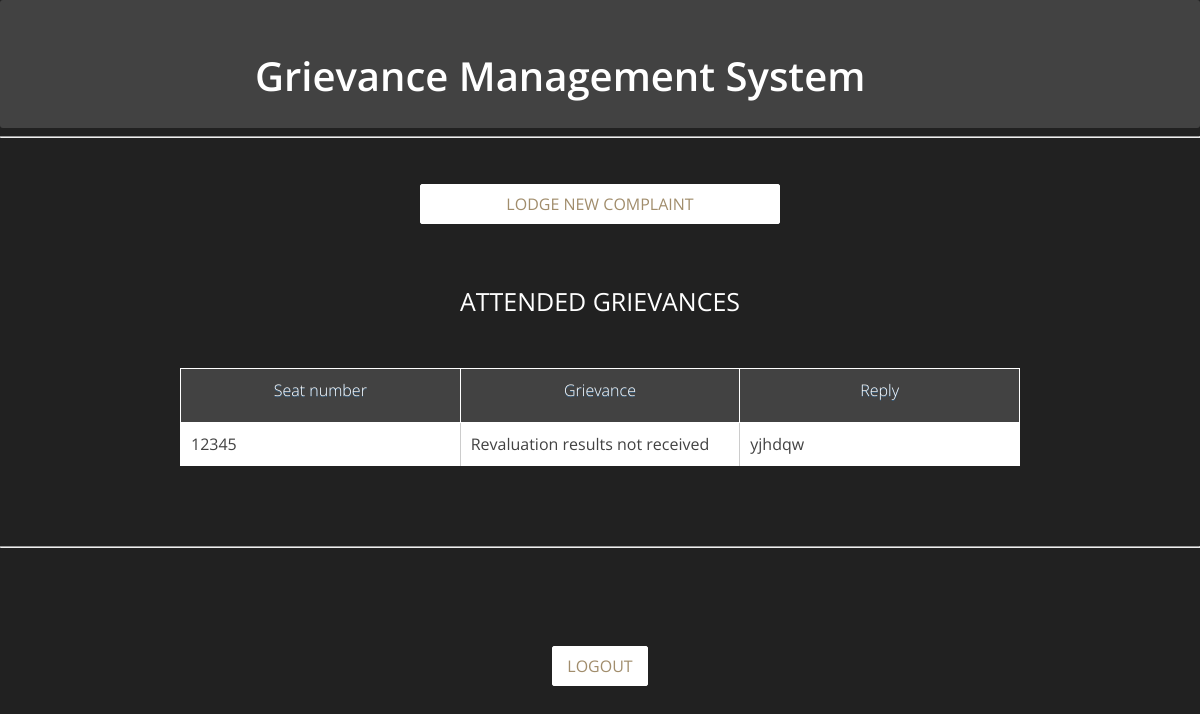
Page /student_view.php (signed in) on the committed database.
### tables this page shows
CREATE TABLE IF NOT EXISTS `attended_complaints` (
  `complaint_no` int(10) NOT NULL,
  `username` varchar(30) NOT NULL,
  `semester` int(2) NOT NULL,
  `seat_no` int(10) NOT NULL,
  `course` varchar(30) NOT NULL,
  `year` int(5) NOT NULL,
  `month` int(5) NOT NULL,
  `complaint` varchar(255) NOT NULL,
  `reply` varchar(255) NOT NULL
);

### student_view.php (the view, shortened to what this page needs)
<html>
<head>
  <link href="style.css" rel="stylesheet" type="text/css">
<head>
<body>
    <div class="header-top">
    <div class="wrapheader">
      <div class="cssmenu">
       <h1 class="toptext" >Grievance Management System</h1>
    </div>
    </div>
    </div><hr>
        <div class="button3">
          <a href="comp_select.php"><input  type="submit" name="lodgecomp" value="Lodge New Complaint"></a>
        </div>
  <div id="heavyTable">
<?php
$conn=new mysqli("localhost", "root", "","mu");
$user=$_SESSION["username"];
$table="attended_complaints";
$sql="SELECT * from $table where username ='$user'";
            $result = $conn->query($sql);
            $times = $result->num_rows;
            $count=0;
            $itr = 0;
            if($times==0);
            else {
            echo "<div class='title'><h2>ATTENDED GRIEVANCES<h2></div>";
            echo "<table>
            <tr>
            <th>Seat number</th>
            <th>Grievance</th>
            <th>Reply</th>
            </tr>";
            while($times > 0)
          {
                 if ($result->num_rows > 0) {
                  while($row = $result->fetch_assoc()) {
                    if($itr==$count)
                     echo "<tr>";
                   echo "<td>" .$row["seat_no"]. "</td>";
                      echo "<td>" .$row["complaint"]. "</td>";
                      echo "<td>" .$row["reply"]. "</td>";
                     echo "</tr>";;
                    $itr++;
                  }
              }
        $count++;
        $times = $times - 1;
        }
echo "</table>";
}
echo "<br><hr><br>";
?>
</div>
<br>
<div >
           <div  class="button2">
             <a href="logout.php"><input type="submit" name="logout" value="Logout"></a>
           </div>
</div>
</body>

### style.css (style rules this page uses)
html,body,div,span,applet,object,iframe,h1,h2,h3,h4,h5,h6,p,blockquote,pre,a,abbr,acronym,address,big,cite,code,del,dfn,em,img,ins,kbd,q,s,samp,small,strike,strong,sub,sup,tt,var,b,u,i,dl,dt,dd,ol,nav ul,nav li,fieldset,form,label,legend,table,caption,tbody,tfoot,thead,tr,th,td,article,aside,canvas,details,embed,figure,figcaption,footer,header,hgroup,menu,nav,output,ruby,section,summary,time,mark,audio,video { margin:0;padding:0;border:0;font-size:100%;font:inherit;vertical-align:baseline; }
table { border-collapse:collapse;border-spacing:0; }
a { text-decoration:none; }
body { font-family: 'Open Sans', sans-serif; color: #ffffff; background:#212121; }
.toptext { float: left; margin-left: 20%; margin-top: 2%; font-size:40px; color:#ffffff; font-weight: 600; font-family: 'Open Sans', sans-serif; }
.wrapheader { //background:#fff; //padding: 10px 0; padding: 25px; border-radius: 3px; background-color: #424242; -moz-transition:all .2s linear; -webkit-transition:all .2s linear; -o-transition:all .2s linear; -ms-transition:all .2s linear; }
.button2 input[type="submit"] { transition: 0.5s all; -webkit-transition: 0.5s all; -moz-transition: 0.5s all; -o-transition: 0.5s all; display: inline-block; font-family: 'Open Sans', sans-serif; outline: none; text-transform: uppercase; //float:left; //margin-left: 20%; //margin-right: 20%; width: 8%; height: 5%; background: white; border: 1px solid white; cursor: pointer; border-radius: 2px; color: #a18d6c; font-size: 16px; font-weight: 400; //padding: 6px; margin-top: 10px; }
.button2 { text-align: center; margin-top:3%; }
.button3 { text-align: center; margin-top:3%; }
.button1 input[type="submit"] , .button3 input[type="submit"] { transition: 0.5s all; -webkit-transition: 0.5s all; -moz-transition: 0.5s all; -o-transition: 0.5s all; display: inline-block; font-family: 'Open Sans', sans-serif; outline: none; text-transform: uppercase; //float:left; //margin-left: 20%; //margin-right: 20%; width: 30%; height: 5%; background: white; border: 1px solid white; cursor: pointer; border-radius: 2px; color: #a18d6c; font-size: 16px; font-weight: 400; //padding: 6px; margin-top: 10px; }
.title { text-align: center; font-weight: 400; font-size: 25px; font-family: 'Open Sans', sans-serif; color:#ffffff; margin-top: 5%; }
table { width: 70%; border-collapse: collapse; border: 1px solid #ffffff; margin: 50px auto; background: white; }
th { padding-top: 10px; background: #424242; height: 54px; width: 25%; font-weight: lighter; text-shadow: 0 1px 0 #38678f; color: white; border: 1px solid #ffffff; //box-shadow: inset 0px 1px 2px #568ebd; transition: all 0.2s; }
tr { border-bottom: 1px solid #cccccc; color: #424242; }
tr:last-child { border-bottom: 0px; }
td { border-right: 1px solid #cccccc; padding: 10px; transition: all 0.2s; }
td:last-child { border-right: 0px; }

### rows in the picture
attended_complaints: seat_no "12345", complaint "Revaluation results not received", reply "yjhdqw"
